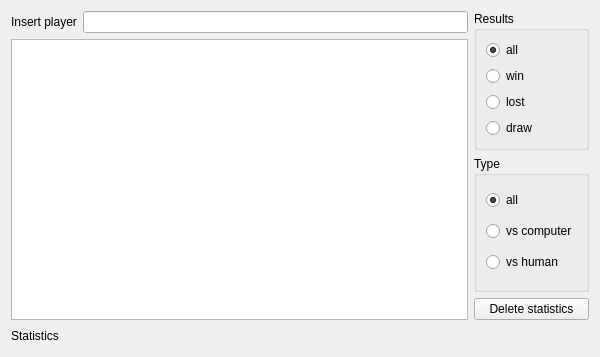
<?xml version="1.0" encoding="UTF-8"?>
<ui version="4.0">
 <class>Statistiche</class>
 <widget class="QWidget" name="Statistiche">
  <property name="geometry">
   <rect>
    <x>0</x>
    <y>0</y>
    <width>600</width>
    <height>357</height>
   </rect>
  </property>
  <property name="windowTitle">
   <string>Statistics</string>
  </property>
  <property name="windowIcon">
   <iconset resource="../resources/QBriscola.qrc">
    <normaloff>:/icons/qbriscola.png</normaloff>:/icons/qbriscola.png</iconset>
  </property>
  <layout class="QGridLayout" name="gridLayout_3">
   <item row="0" column="0">
    <layout class="QHBoxLayout" name="horizontalLayout">
     <item>
      <widget class="QLabel" name="label">
       <property name="text">
        <string>Insert player</string>
       </property>
      </widget>
     </item>
     <item>
      <widget class="QLineEdit" name="lineEditInput"/>
     </item>
    </layout>
   </item>
   <item row="0" column="1" rowspan="2">
    <layout class="QVBoxLayout" name="verticalLayout_2">
     <item>
      <layout class="QVBoxLayout" name="verticalLayout">
       <item>
        <widget class="QGroupBox" name="groupBox">
         <property name="title">
          <string>Results</string>
         </property>
         <layout class="QGridLayout" name="gridLayout">
          <item row="1" column="0">
           <widget class="QRadioButton" name="radioButtonVittoria">
            <property name="text">
             <string>win</string>
            </property>
            <property name="icon">
             <iconset resource="../resources/QBriscola.qrc">
              <normaloff>:/icons/vittoria.png</normaloff>:/icons/vittoria.png</iconset>
            </property>
            <property name="checked">
             <bool>false</bool>
            </property>
           </widget>
          </item>
          <item row="4" column="0">
           <widget class="QRadioButton" name="radioButtonPareggio">
            <property name="text">
             <string>draw</string>
            </property>
            <property name="icon">
             <iconset resource="../resources/QBriscola.qrc">
              <normaloff>:/icons/pareggio.png</normaloff>:/icons/pareggio.png</iconset>
            </property>
           </widget>
          </item>
          <item row="2" column="0">
           <widget class="QRadioButton" name="radioButtonSconfitta">
            <property name="text">
             <string>lost</string>
            </property>
            <property name="icon">
             <iconset resource="../resources/QBriscola.qrc">
              <normaloff>:/icons/sconfitta.png</normaloff>:/icons/sconfitta.png</iconset>
            </property>
           </widget>
          </item>
          <item row="0" column="0">
           <widget class="QRadioButton" name="radioButtonTuttoRis">
            <property name="text">
             <string>all</string>
            </property>
            <property name="icon">
             <iconset resource="../resources/QBriscola.qrc">
              <normaloff>:/icons/tutto.png</normaloff>:/icons/tutto.png</iconset>
            </property>
            <property name="checked">
             <bool>true</bool>
            </property>
           </widget>
          </item>
         </layout>
        </widget>
       </item>
       <item>
        <widget class="QGroupBox" name="groupBox_2">
         <property name="title">
          <string>Type</string>
         </property>
         <layout class="QGridLayout" name="gridLayout_2">
          <item row="1" column="0">
           <widget class="QRadioButton" name="radioButtonComputer">
            <property name="text">
             <string>vs computer</string>
            </property>
            <property name="icon">
             <iconset resource="../resources/QBriscola.qrc">
              <normaloff>:/icons/computer.png</normaloff>:/icons/computer.png</iconset>
            </property>
            <property name="checked">
             <bool>false</bool>
            </property>
           </widget>
          </item>
          <item row="2" column="0">
           <widget class="QRadioButton" name="radioButtonUmano">
            <property name="text">
             <string>vs human</string>
            </property>
            <property name="icon">
             <iconset resource="../resources/QBriscola.qrc">
              <normaloff>:/icons/umano.png</normaloff>:/icons/umano.png</iconset>
            </property>
           </widget>
          </item>
          <item row="0" column="0">
           <widget class="QRadioButton" name="radioButtonTuttoTipo">
            <property name="text">
             <string>all</string>
            </property>
            <property name="icon">
             <iconset resource="../resources/QBriscola.qrc">
              <normaloff>:/icons/tutto.png</normaloff>:/icons/tutto.png</iconset>
            </property>
            <property name="checked">
             <bool>true</bool>
            </property>
           </widget>
          </item>
         </layout>
        </widget>
       </item>
      </layout>
     </item>
     <item>
      <widget class="QPushButton" name="pushButtonCancellaStatistiche">
       <property name="text">
        <string>Delete statistics</string>
       </property>
       <property name="icon">
        <iconset resource="../resources/QBriscola.qrc">
         <normaloff>:/icons/no.png</normaloff>:/icons/no.png</iconset>
       </property>
      </widget>
     </item>
    </layout>
   </item>
   <item row="1" column="0">
    <widget class="QTableView" name="tableView">
     <property name="sortingEnabled">
      <bool>true</bool>
     </property>
    </widget>
   </item>
   <item row="2" column="0" colspan="2">
    <layout class="QHBoxLayout" name="horizontalLayout_2">
     <item>
      <widget class="QLabel" name="labelInformazioni">
       <property name="text">
        <string>Statistics</string>
       </property>
      </widget>
     </item>
     <item>
      <spacer name="horizontalSpacer">
       <property name="orientation">
        <enum>Qt::Horizontal</enum>
       </property>
       <property name="sizeHint" stdset="0">
        <size>
         <width>468</width>
         <height>20</height>
        </size>
       </property>
      </spacer>
     </item>
    </layout>
   </item>
  </layout>
 </widget>
 <resources>
  <include location="../resources/QBriscola.qrc"/>
 </resources>
 <connections/>
</ui>
